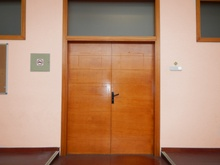
%> input picture percepcio/p3/img/image1.JPG, 220 x 165 px, shrunk from 1024 x 768 before the run; its folder holds only this picture in this run
$ octave p3.m   (GNU Octave 9; MATLAB toolbox functions it lacks are replaced by stand-ins)
%> lines starting %> are read from the running program, lines starting %| are printed output that depends on the picture; in (x1, y1, x2, y2) boxes, pixels count from 0 and x2, y2 are one past the last pixel; in counts of white or black regions, pixels touching at a corner belong together; the program's own positions count from 1
DOOR_PATH = 'img/patches/door/';
WALL_PATH = 'img/patches/wall/';

DOOR_CLASS = 1;
WALL_CLASS = 2;

doorFiles = dir(strcat(DOOR_PATH, '*.jpg'));
wallFiles = dir(strcat(WALL_PATH, '*.jpg'));
doorNumel = numel(doorFiles);
wallNumel = numel(wallFiles);

% | saturation | energy | entropy | class |
trainning = zeros(doorNumel + wallNumel, 4);
[energy, entropy] = deal(0);

for i = 1:doorNumel
    % load images
    img = imread(strcat(DOOR_PATH, doorFiles(i).name));
    imgHSV = rgb2hsv(img);
    imgGray = rgb2gray(img);
    % by default 8 gray levels
    imgGLCM = graycomatrix(imgGray);

    % calculate values
    saturation = mean2(imgHSV(:,:,2));
    [energy, entropy] = deal(0);
    probability = sum(imgGLCM(:));

    % matrix to vector M(:)'
    for value = imgGLCM(:)';
        if value ~= 0
            energy = energy + (value/probability)^2;
            entropy = entropy + ((value/probability)*(log2(value/probability)));
        end
    end

    % add to training
    trainning(i,1) = saturation;
    trainning(i,2) = energy;
    trainning(i,3) = -entropy;
    trainning(i,4) = DOOR_CLASS;
end

for i = 1:wallNumel
    % load images
    img = imread(strcat(WALL_PATH, wallFiles(i).name));
    imgHSV = rgb2hsv(img);
    imgGray = rgb2gray(img);
    % by default 8 gray levels
    imgGLCM = graycomatrix(imgGray);

    % calculate values
    saturation = mean2(imgHSV(:,:,2));
    [energy, entropy] = deal(0);
    probability = sum(imgGLCM(:));

    % matrix to vector M(:)'
    for value = imgGLCM(:)';
        if value ~= 0
            energy = energy + (value/probability)^2;
            entropy = entropy + ((value/probability)*log2(value/probability));
        end
    end

    % add to training
    trainning(doorNumel+i,1) = saturation;
    trainning(doorNumel+i,2) = energy;
    trainning(doorNumel+i,3) = -entropy;
    trainning(doorNumel+i,4) = WALL_CLASS;
end

disp('trainning data loaded.');

% Perceptron
disp('starting Perceptron.hyperplane.');
ws = Perceptron.hyperplane(trainning, 1, 100);
disp('finished Perceptron.hyperplane.');

 % scatter3 color matrix in rgb
plotColors = zeros(size(trainning, 1), 3);
for p = 1:size(trainning, 1)
    if trainning(p,4) == 1
        plotColors(p,1:3) = [0 0 255];
    else
        plotColors(p,1:3) = [0 255 0];
    end
end
f = figure;
sc = scatter3(trainning(:, 1), trainning(:, 2), trainning(:, 3),...
    36, plotColors, 'filled', 'MarkerEdgeColor', 'k');

[xx,yy]=ndgrid(0:1,0:1);
z = (-ws(1)*xx - ws(2)*yy - ws(4))/ws(3);
hold on;
surf(xx,yy,z);
hold off;

print(f, 'hyperplane', '-dpng');

for file = dir('img/*.jpg')'
    filename = file.name(1:strfind(file.name, '.') - 1);

    fprintf('[%s] starting classification.\n', file.name);

    img = imread(strcat('img/', file.name));
%> img is the input picture: size 165x220x3 uint8; mean R, G, B 178.4, 135.9, 109
    img_gray = rgb2gray(img);
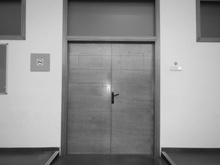
%> img_gray: size 165x220 uint8; min 11, max 242, mean 145.6
    img_edges = edge(img_gray, 'sobel', 0.1, 'vertical');
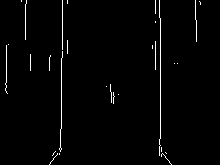
%> img_edges: size 165x220 logical; 1.7% white in thin lines or dots, all inside (x1, y1, x2, y2) = (5, 0, 201, 165)

    fprintf('[%s] starting Hough Tranform to vertical line detection.\n', file.name);
    [H,T,R] = hough(img_edges);
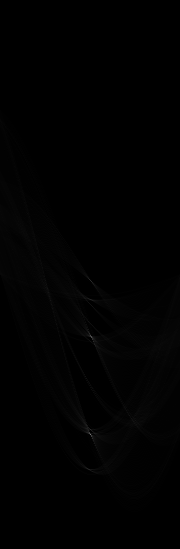
%> H: size 549x180 double; min 0, max 122, mean 1.1
%> T = 180 values from -90 to 89; R = 549 values from -274 to 274
    P = houghpeaks(H,10);
%> P = [435 91; 337 92]
    lines = houghlines(img_edges, T, R, P);
%> lines = 1 line; point1 to point2 (x, y): (161, 19) to (161, 146)

    f2 = figure;
    imshow(img);
    hold on

    x_diff = 30;
    [height, width, ~] = size(img);
%> height = 165; width = 220
%> (the run ends here)

$ run again, on percepcio/p3/img/image5.JPG
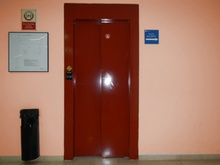
%> input picture percepcio/p3/img/image5.JPG, 220 x 165 px, shrunk from 1024 x 768 before the run
%> img is the input picture: size 165x220x3 uint8; mean R, G, B 154.8, 106.4, 88.9
%> `img_gray = rgb2gray(img);`:
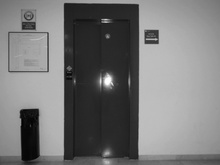
%> img_gray: size 165x220 uint8; min 1, max 255, mean 118.9
%> `img_edges = edge(img_gray, 'sobel', 0.1, 'vertical');`:
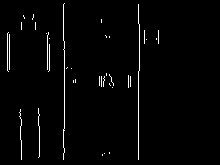
%> img_edges: size 165x220 logical; 2% white in thin lines or dots, all inside (x1, y1, x2, y2) = (7, 3, 159, 160)
%> T = 180 values from -90 to 89; R = 549 values from -274 to 274
%> P = [413 91; 339 91]
%> lines = 2 lines; point1 to point2 (x, y): (65, 42) to (65, 153), (139, 72) to (139, 160)

$ run again, on percepcio/p3/img/image6.JPG
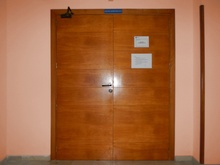
%> input picture percepcio/p3/img/image6.JPG, 220 x 165 px, shrunk from 1024 x 768 before the run
%> img is the input picture: size 165x220x3 uint8; mean R, G, B 163.7, 104.5, 67
%> `img_gray = rgb2gray(img);`:
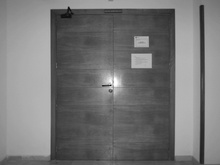
%> img_gray: size 165x220 uint8; min 13, max 255, mean 118
%> `img_edges = edge(img_gray, 'sobel', 0.1, 'vertical');`:
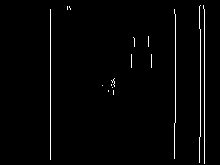
%> img_edges: size 165x220 logical; 1.9% white in thin lines or dots, all inside (x1, y1, x2, y2) = (50, 5, 205, 164)
%> T = 180 values from -90 to 89; R = 549 values from -274 to 274
%> P = [479 91; 325 91; 450 91]
%> lines = 3 lines; point1 to point2 (x, y): (205, 10) to (205, 164), (51, 10) to (51, 160), (176, 15) to (176, 123)

$ run again, on percepcio/p3/img/image2.JPG
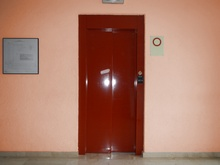
%> input picture percepcio/p3/img/image2.JPG, 220 x 165 px, shrunk from 1024 x 768 before the run
%> img is the input picture: size 165x220x3 uint8; mean R, G, B 170.3, 122.7, 104.5
%> `img_gray = rgb2gray(img);`:
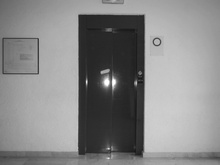
%> img_gray: size 165x220 uint8; min 21, max 255, mean 134.9
%> `img_edges = edge(img_gray, 'sobel', 0.1, 'vertical');`:
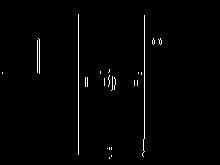
%> img_edges: size 165x220 logical; 1.3% white in thin lines or dots, all inside (x1, y1, x2, y2) = (2, 14, 162, 159)
%> T = 180 values from -90 to 89; R = 549 values from -274 to 274
%> P = [353 91; 419 91]
%> lines = 2 lines; point1 to point2 (x, y): (79, 15) to (79, 155), (145, 16) to (145, 152)

$ run again, on percepcio/p3/img/image3.JPG
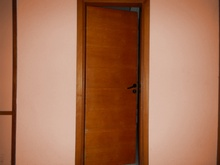
%> input picture percepcio/p3/img/image3.JPG, 220 x 165 px, shrunk from 1024 x 768 before the run
%> img is the input picture: size 165x220x3 uint8; mean R, G, B 166.8, 113.2, 84.9
%> `img_gray = rgb2gray(img);`:
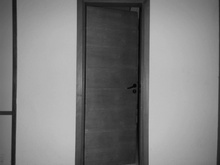
%> img_gray: size 165x220 uint8; min 5, max 197, mean 126
%> `img_edges = edge(img_gray, 'sobel', 0.1, 'vertical');`:
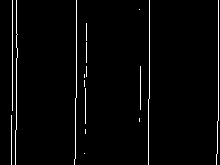
%> img_edges: size 165x220 logical; 2.7% white in thin lines or dots
%> T = 180 values from -90 to 89; R = 549 values from -274 to 274
%> P = [493 91; 291 91; 352 92; 425 92; 362 92]
%> lines = 8 lines; point1 to point2 (x, y): (17, 1) to (17, 130), (219, 1) to (219, 121), (150, 31) to (150, 88), (77, 31) to (77, 87), (87, 31) to (87, 77), (76, 99) to (76, 144), (149, 100) to (149, 145), (86, 89) to (86, 134)
